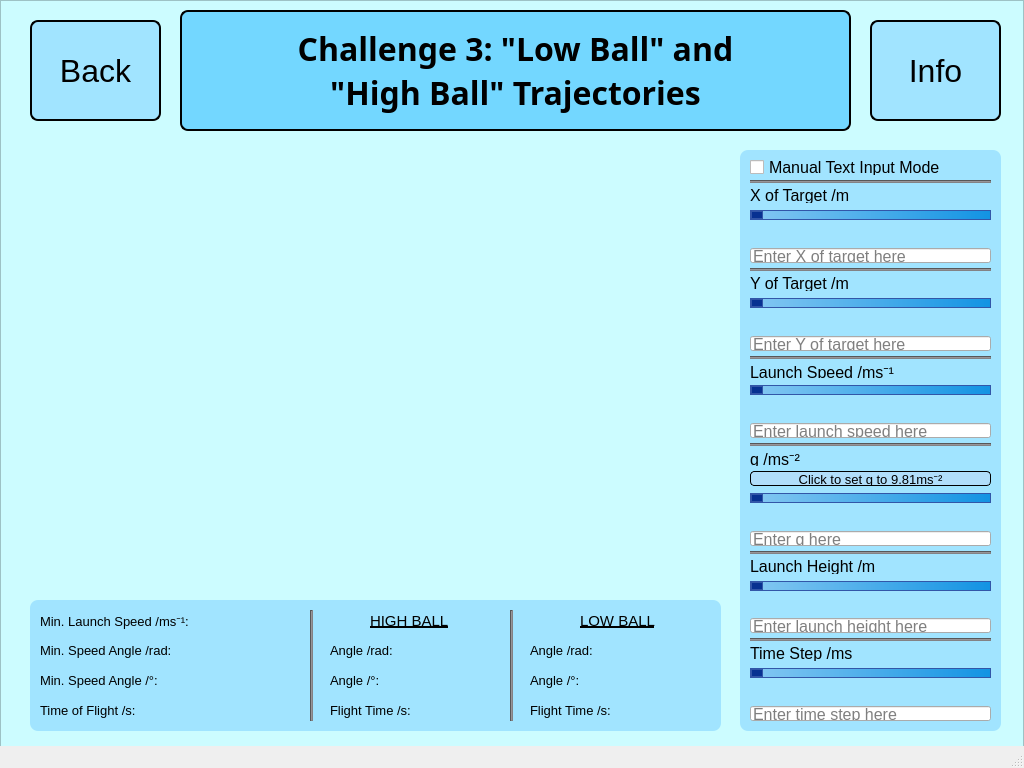
<?xml version="1.0" encoding="UTF-8"?>
<ui version="4.0">
 <class>MainWindow</class>
 <widget class="QMainWindow" name="MainWindow">
  <property name="geometry">
   <rect>
    <x>0</x>
    <y>0</y>
    <width>1024</width>
    <height>768</height>
   </rect>
  </property>
  <property name="windowTitle">
   <string>MainWindow</string>
  </property>
  <widget class="QWidget" name="centralwidget">
   <widget class="QFrame" name="frame">
    <property name="geometry">
     <rect>
      <x>0</x>
      <y>0</y>
      <width>1024</width>
      <height>768</height>
     </rect>
    </property>
    <property name="styleSheet">
     <string notr="true">QFrame {
	background-color: #ccfcff
}</string>
    </property>
    <property name="frameShape">
     <enum>QFrame::StyledPanel</enum>
    </property>
    <property name="frameShadow">
     <enum>QFrame::Raised</enum>
    </property>
    <widget class="QPushButton" name="backButton">
     <property name="geometry">
      <rect>
       <x>30</x>
       <y>20</y>
       <width>131</width>
       <height>101</height>
      </rect>
     </property>
     <property name="font">
      <font>
       <family>Meiryo UI</family>
       <pointsize>24</pointsize>
      </font>
     </property>
     <property name="styleSheet">
      <string notr="true">QPushButton {
	border: 2px solid;
	border-radius: 8px;
	background-color: #a1e4ff;
}</string>
     </property>
     <property name="text">
      <string>Back</string>
     </property>
     <property name="checkable">
      <bool>true</bool>
     </property>
    </widget>
    <widget class="QWidget" name="verticalLayoutWidget">
     <property name="geometry">
      <rect>
       <x>750</x>
       <y>160</y>
       <width>241</width>
       <height>561</height>
      </rect>
     </property>
     <layout class="QVBoxLayout" name="inputLayout" stretch="0,0,0,0,0,0,0,0,0,0,0,0,0,0,0,0,0,1,0,1,0,0,0,1,1,0,0,0,1,1,0,0">
      <property name="spacing">
       <number>5</number>
      </property>
      <item>
       <widget class="QCheckBox" name="textModeCheckBox">
        <property name="font">
         <font>
          <family>Meiryo UI</family>
          <pointsize>12</pointsize>
         </font>
        </property>
        <property name="text">
         <string>Manual Text Input Mode</string>
        </property>
       </widget>
      </item>
      <item>
       <widget class="Line" name="Line1">
        <property name="styleSheet">
         <string notr="true">QFrame {
	background-color: #838285;
	min-height:1px;
	max-height:1px;
}</string>
        </property>
        <property name="orientation">
         <enum>Qt::Horizontal</enum>
        </property>
       </widget>
      </item>
      <item>
       <widget class="QLabel" name="XLabel">
        <property name="font">
         <font>
          <family>Meiryo UI</family>
          <pointsize>12</pointsize>
          <weight>50</weight>
          <bold>false</bold>
          <underline>false</underline>
         </font>
        </property>
        <property name="styleSheet">
         <string notr="true">QLabel {background-color: #a1e4ff;}</string>
        </property>
        <property name="text">
         <string>X of Target /m</string>
        </property>
       </widget>
      </item>
      <item>
       <widget class="QSlider" name="XSlider">
        <property name="styleSheet">
         <string notr="true">QSlider::groove:horizontal {border: 1px solid #3256a8;
height: 8px;
background: qlineargradient(x1: 0, y1: 0, x2: 1, y2: 0, stop: 0 #85c8f2, stop: 1 #1293e3);}

QSlider::handle:horizontal {border: 1px solid #3256a8;
background: #073191;
width: 10px;
height: 10px;
border-radius: 5px;}</string>
        </property>
        <property name="orientation">
         <enum>Qt::Horizontal</enum>
        </property>
       </widget>
      </item>
      <item>
       <widget class="QLabel" name="XSliderLabel">
        <property name="font">
         <font>
          <family>Meiryo UI</family>
          <pointsize>10</pointsize>
         </font>
        </property>
        <property name="styleSheet">
         <string notr="true">QLabel {background-color: #a1e4ff;}</string>
        </property>
        <property name="text">
         <string/>
        </property>
       </widget>
      </item>
      <item>
       <widget class="QLineEdit" name="XLineEdit">
        <property name="font">
         <font>
          <pointsize>12</pointsize>
         </font>
        </property>
        <property name="placeholderText">
         <string>Enter X of target here</string>
        </property>
       </widget>
      </item>
      <item>
       <widget class="Line" name="Line3">
        <property name="styleSheet">
         <string notr="true">QFrame {
	background-color: #838285;
	min-height:1px;
	max-height:1px;
}</string>
        </property>
        <property name="orientation">
         <enum>Qt::Horizontal</enum>
        </property>
       </widget>
      </item>
      <item>
       <widget class="QLabel" name="YLabel">
        <property name="font">
         <font>
          <family>Meiryo UI</family>
          <pointsize>12</pointsize>
          <weight>50</weight>
          <bold>false</bold>
          <underline>false</underline>
         </font>
        </property>
        <property name="styleSheet">
         <string notr="true">QLabel {background-color: #a1e4ff;}</string>
        </property>
        <property name="text">
         <string>Y of Target /m</string>
        </property>
       </widget>
      </item>
      <item>
       <widget class="QSlider" name="YSlider">
        <property name="styleSheet">
         <string notr="true">QSlider::groove:horizontal {border: 1px solid #3256a8;
height: 8px;
background: qlineargradient(x1: 0, y1: 0, x2: 1, y2: 0, stop: 0 #85c8f2, stop: 1 #1293e3);}

QSlider::handle:horizontal {border: 1px solid #3256a8;
background: #073191;
width: 10px;
height: 10px;
border-radius: 5px;}</string>
        </property>
        <property name="orientation">
         <enum>Qt::Horizontal</enum>
        </property>
       </widget>
      </item>
      <item>
       <widget class="QLabel" name="YSliderLabel">
        <property name="font">
         <font>
          <family>Meiryo UI</family>
          <pointsize>10</pointsize>
         </font>
        </property>
        <property name="styleSheet">
         <string notr="true">QLabel {background-color: #a1e4ff;}</string>
        </property>
        <property name="text">
         <string/>
        </property>
       </widget>
      </item>
      <item>
       <widget class="QLineEdit" name="YLineEdit">
        <property name="font">
         <font>
          <pointsize>12</pointsize>
         </font>
        </property>
        <property name="placeholderText">
         <string>Enter Y of target here</string>
        </property>
       </widget>
      </item>
      <item>
       <widget class="Line" name="Line3_2">
        <property name="styleSheet">
         <string notr="true">QFrame {
	background-color: #838285;
	min-height:1px;
	max-height:1px;
}</string>
        </property>
        <property name="orientation">
         <enum>Qt::Horizontal</enum>
        </property>
       </widget>
      </item>
      <item>
       <widget class="QLabel" name="launchSpeedLabel">
        <property name="font">
         <font>
          <family>Meiryo UI</family>
          <pointsize>12</pointsize>
          <weight>50</weight>
          <bold>false</bold>
          <underline>false</underline>
         </font>
        </property>
        <property name="styleSheet">
         <string notr="true">QLabel {background-color: #a1e4ff;}</string>
        </property>
        <property name="text">
         <string>Launch Speed /ms⁻¹</string>
        </property>
       </widget>
      </item>
      <item>
       <widget class="QSlider" name="launchSpeedSlider">
        <property name="styleSheet">
         <string notr="true">QSlider::groove:horizontal {border: 1px solid #3256a8;
height: 8px;
background: qlineargradient(x1: 0, y1: 0, x2: 1, y2: 0, stop: 0 #85c8f2, stop: 1 #1293e3);}

QSlider::handle:horizontal {border: 1px solid #3256a8;
background: #073191;
width: 10px;
height: 10px;
border-radius: 5px;}</string>
        </property>
        <property name="orientation">
         <enum>Qt::Horizontal</enum>
        </property>
       </widget>
      </item>
      <item>
       <widget class="QLabel" name="launchSpeedSliderLabel">
        <property name="font">
         <font>
          <family>Meiryo UI</family>
          <pointsize>10</pointsize>
         </font>
        </property>
        <property name="styleSheet">
         <string notr="true">QLabel {background-color: #a1e4ff;}</string>
        </property>
        <property name="text">
         <string/>
        </property>
       </widget>
      </item>
      <item>
       <widget class="QLineEdit" name="launchSpeedLineEdit">
        <property name="font">
         <font>
          <pointsize>12</pointsize>
         </font>
        </property>
        <property name="inputMask">
         <string/>
        </property>
        <property name="placeholderText">
         <string>Enter launch speed here</string>
        </property>
       </widget>
      </item>
      <item>
       <widget class="Line" name="Line2">
        <property name="styleSheet">
         <string notr="true">QFrame {
	background-color: #838285;
	min-height:1px;
	max-height:1px;
}</string>
        </property>
        <property name="orientation">
         <enum>Qt::Horizontal</enum>
        </property>
       </widget>
      </item>
      <item>
       <widget class="QLabel" name="label_4">
        <property name="font">
         <font>
          <family>Meiryo UI</family>
          <pointsize>12</pointsize>
          <weight>50</weight>
          <bold>false</bold>
          <underline>false</underline>
         </font>
        </property>
        <property name="styleSheet">
         <string notr="true">QLabel {background-color: #a1e4ff;}</string>
        </property>
        <property name="text">
         <string>g /ms⁻²</string>
        </property>
       </widget>
      </item>
      <item>
       <widget class="QPushButton" name="setgButton">
        <property name="font">
         <font>
          <family>Meiryo UI</family>
          <pointsize>10</pointsize>
         </font>
        </property>
        <property name="styleSheet">
         <string notr="true">QPushButton {
	border: 1px solid;
	border-radius: 4px;
	background-color:#b1defa;
}</string>
        </property>
        <property name="text">
         <string>Click to set g to 9.81ms⁻²</string>
        </property>
       </widget>
      </item>
      <item>
       <widget class="QSlider" name="gSlider">
        <property name="styleSheet">
         <string notr="true">QSlider::groove:horizontal {border: 1px solid #3256a8;
height: 8px;
background: qlineargradient(x1: 0, y1: 0, x2: 1, y2: 0, stop: 0 #85c8f2, stop: 1 #1293e3);}

QSlider::handle:horizontal {border: 1px solid #3256a8;
background: #073191;
width: 10px;
height: 10px;
border-radius: 5px;}</string>
        </property>
        <property name="orientation">
         <enum>Qt::Horizontal</enum>
        </property>
       </widget>
      </item>
      <item>
       <widget class="QLabel" name="gSliderLabel">
        <property name="font">
         <font>
          <family>Meiryo UI</family>
          <pointsize>10</pointsize>
         </font>
        </property>
        <property name="styleSheet">
         <string notr="true">QLabel {background-color: #a1e4ff;}</string>
        </property>
        <property name="text">
         <string/>
        </property>
       </widget>
      </item>
      <item>
       <widget class="QLineEdit" name="gLineEdit">
        <property name="font">
         <font>
          <pointsize>12</pointsize>
         </font>
        </property>
        <property name="placeholderText">
         <string>Enter g here</string>
        </property>
       </widget>
      </item>
      <item>
       <widget class="Line" name="Line4">
        <property name="styleSheet">
         <string notr="true">QFrame {
	background-color: #838285;
	min-height:1px;
	max-height:1px;
}</string>
        </property>
        <property name="orientation">
         <enum>Qt::Horizontal</enum>
        </property>
       </widget>
      </item>
      <item>
       <widget class="QLabel" name="label_5">
        <property name="font">
         <font>
          <family>Meiryo UI</family>
          <pointsize>12</pointsize>
          <weight>50</weight>
          <bold>false</bold>
          <underline>false</underline>
         </font>
        </property>
        <property name="styleSheet">
         <string notr="true">QLabel {background-color: #a1e4ff;}</string>
        </property>
        <property name="text">
         <string>Launch Height /m</string>
        </property>
       </widget>
      </item>
      <item>
       <widget class="QSlider" name="launchHeightSlider">
        <property name="styleSheet">
         <string notr="true">QSlider::groove:horizontal {border: 1px solid #3256a8;
height: 8px;
background: qlineargradient(x1: 0, y1: 0, x2: 1, y2: 0, stop: 0 #85c8f2, stop: 1 #1293e3);}

QSlider::handle:horizontal {border: 1px solid #3256a8;
background: #073191;
width: 10px;
height: 10px;
border-radius: 5px;}</string>
        </property>
        <property name="orientation">
         <enum>Qt::Horizontal</enum>
        </property>
       </widget>
      </item>
      <item>
       <widget class="QLabel" name="launchHeightSliderLabel">
        <property name="font">
         <font>
          <family>Meiryo UI</family>
          <pointsize>10</pointsize>
         </font>
        </property>
        <property name="styleSheet">
         <string notr="true">QLabel {background-color: #a1e4ff;}</string>
        </property>
        <property name="text">
         <string/>
        </property>
       </widget>
      </item>
      <item>
       <widget class="QLineEdit" name="launchHeightLineEdit">
        <property name="font">
         <font>
          <pointsize>12</pointsize>
         </font>
        </property>
        <property name="placeholderText">
         <string>Enter launch height here</string>
        </property>
       </widget>
      </item>
      <item>
       <widget class="Line" name="Line5">
        <property name="styleSheet">
         <string notr="true">QFrame {
	background-color: #838285;
	min-height:1px;
	max-height:1px;
}</string>
        </property>
        <property name="orientation">
         <enum>Qt::Horizontal</enum>
        </property>
       </widget>
      </item>
      <item>
       <widget class="QLabel" name="label_6">
        <property name="font">
         <font>
          <family>Meiryo UI</family>
          <pointsize>12</pointsize>
          <weight>50</weight>
          <bold>false</bold>
          <underline>false</underline>
         </font>
        </property>
        <property name="styleSheet">
         <string notr="true">QLabel {background-color: #a1e4ff;}</string>
        </property>
        <property name="text">
         <string>Time Step /ms</string>
        </property>
       </widget>
      </item>
      <item>
       <widget class="QSlider" name="timeStepSlider">
        <property name="styleSheet">
         <string notr="true">QSlider::groove:horizontal {border: 1px solid #3256a8;
height: 8px;
background: qlineargradient(x1: 0, y1: 0, x2: 1, y2: 0, stop: 0 #85c8f2, stop: 1 #1293e3);}

QSlider::handle:horizontal {border: 1px solid #3256a8;
background: #073191;
width: 10px;
height: 10px;
border-radius: 5px;}</string>
        </property>
        <property name="orientation">
         <enum>Qt::Horizontal</enum>
        </property>
       </widget>
      </item>
      <item>
       <widget class="QLabel" name="timeStepSliderLabel">
        <property name="font">
         <font>
          <family>Meiryo UI</family>
          <pointsize>10</pointsize>
         </font>
        </property>
        <property name="styleSheet">
         <string notr="true">QLabel {background-color: #a1e4ff;}</string>
        </property>
        <property name="text">
         <string/>
        </property>
       </widget>
      </item>
      <item>
       <widget class="QLineEdit" name="timeStepLineEdit">
        <property name="font">
         <font>
          <pointsize>12</pointsize>
         </font>
        </property>
        <property name="placeholderText">
         <string>Enter time step here</string>
        </property>
       </widget>
      </item>
     </layout>
    </widget>
    <widget class="QWidget" name="verticalLayoutWidget_3">
     <property name="geometry">
      <rect>
       <x>30</x>
       <y>150</y>
       <width>691</width>
       <height>441</height>
      </rect>
     </property>
     <layout class="QVBoxLayout" name="graphLayout"/>
    </widget>
    <widget class="QPushButton" name="infoButton">
     <property name="geometry">
      <rect>
       <x>870</x>
       <y>20</y>
       <width>131</width>
       <height>101</height>
      </rect>
     </property>
     <property name="font">
      <font>
       <family>Meiryo UI</family>
       <pointsize>24</pointsize>
      </font>
     </property>
     <property name="styleSheet">
      <string notr="true">QPushButton {
	border: 2px solid;
	border-radius: 8px;
	background-color: #a1e4ff;
}</string>
     </property>
     <property name="text">
      <string>Info</string>
     </property>
     <property name="checkable">
      <bool>true</bool>
     </property>
    </widget>
    <widget class="QListWidget" name="listWidget">
     <property name="geometry">
      <rect>
       <x>740</x>
       <y>150</y>
       <width>261</width>
       <height>581</height>
      </rect>
     </property>
     <property name="styleSheet">
      <string notr="true">QWidget {
	border-radius: 8px;
	background-color: #a1e4ff;
}</string>
     </property>
    </widget>
    <widget class="QWidget" name="verticalLayoutWidget_2">
     <property name="geometry">
      <rect>
       <x>180</x>
       <y>10</y>
       <width>671</width>
       <height>121</height>
      </rect>
     </property>
     <layout class="QVBoxLayout" name="verticalLayout_2">
      <item>
       <widget class="QLabel" name="challengeTitleLabel">
        <property name="font">
         <font>
          <family>Lucida Handwriting</family>
          <pointsize>24</pointsize>
          <weight>75</weight>
          <italic>false</italic>
          <bold>true</bold>
          <kerning>true</kerning>
         </font>
        </property>
        <property name="autoFillBackground">
         <bool>false</bool>
        </property>
        <property name="styleSheet">
         <string notr="true">QLabel {
	border: 2px solid;
	border-radius: 8px;
	background-color: #73d7ff;
}</string>
        </property>
        <property name="text">
         <string>Challenge 3: &quot;Low Ball&quot; and
&quot;High Ball&quot; Trajectories</string>
        </property>
        <property name="scaledContents">
         <bool>true</bool>
        </property>
        <property name="alignment">
         <set>Qt::AlignCenter</set>
        </property>
        <property name="wordWrap">
         <bool>true</bool>
        </property>
       </widget>
      </item>
     </layout>
    </widget>
    <widget class="QListWidget" name="analyticsListWidget">
     <property name="geometry">
      <rect>
       <x>30</x>
       <y>600</y>
       <width>691</width>
       <height>131</height>
      </rect>
     </property>
     <property name="styleSheet">
      <string notr="true">QWidget {
	border-radius: 8px;
	background-color: #a1e4ff;
}</string>
     </property>
    </widget>
    <widget class="QLabel" name="minLaunchSpeedLabel">
     <property name="geometry">
      <rect>
       <x>40</x>
       <y>610</y>
       <width>301</width>
       <height>21</height>
      </rect>
     </property>
     <property name="font">
      <font>
       <family>Meiryo UI</family>
       <pointsize>10</pointsize>
       <weight>50</weight>
       <bold>false</bold>
       <underline>false</underline>
      </font>
     </property>
     <property name="styleSheet">
      <string notr="true">QLabel {background-color: #a1e4ff;}</string>
     </property>
     <property name="text">
      <string>Min. Launch Speed /ms⁻¹:</string>
     </property>
    </widget>
    <widget class="QLabel" name="minSpeedAngleLabelRad">
     <property name="geometry">
      <rect>
       <x>40</x>
       <y>640</y>
       <width>301</width>
       <height>21</height>
      </rect>
     </property>
     <property name="font">
      <font>
       <family>Meiryo UI</family>
       <pointsize>10</pointsize>
       <weight>50</weight>
       <bold>false</bold>
       <underline>false</underline>
      </font>
     </property>
     <property name="styleSheet">
      <string notr="true">QLabel {background-color: #a1e4ff;}</string>
     </property>
     <property name="text">
      <string>Min. Speed Angle /rad:</string>
     </property>
    </widget>
    <widget class="QLabel" name="projFlightTime">
     <property name="geometry">
      <rect>
       <x>40</x>
       <y>700</y>
       <width>301</width>
       <height>21</height>
      </rect>
     </property>
     <property name="font">
      <font>
       <family>Meiryo UI</family>
       <pointsize>10</pointsize>
       <weight>50</weight>
       <bold>false</bold>
       <underline>false</underline>
      </font>
     </property>
     <property name="styleSheet">
      <string notr="true">QLabel {background-color: #a1e4ff;}</string>
     </property>
     <property name="text">
      <string>Time of Flight /s:</string>
     </property>
    </widget>
    <widget class="QLabel" name="highAngleRad">
     <property name="geometry">
      <rect>
       <x>330</x>
       <y>640</y>
       <width>171</width>
       <height>21</height>
      </rect>
     </property>
     <property name="font">
      <font>
       <family>Meiryo UI</family>
       <pointsize>10</pointsize>
       <weight>50</weight>
       <bold>false</bold>
       <underline>false</underline>
      </font>
     </property>
     <property name="styleSheet">
      <string notr="true">QLabel {background-color: #a1e4ff;}</string>
     </property>
     <property name="text">
      <string>Angle /rad:</string>
     </property>
    </widget>
    <widget class="QLabel" name="minSpeedAngleLabelDeg">
     <property name="geometry">
      <rect>
       <x>40</x>
       <y>670</y>
       <width>301</width>
       <height>21</height>
      </rect>
     </property>
     <property name="font">
      <font>
       <family>Meiryo UI</family>
       <pointsize>10</pointsize>
       <weight>50</weight>
       <bold>false</bold>
       <underline>false</underline>
      </font>
     </property>
     <property name="styleSheet">
      <string notr="true">QLabel {background-color: #a1e4ff;}</string>
     </property>
     <property name="text">
      <string>Min. Speed Angle /°:</string>
     </property>
    </widget>
    <widget class="QLabel" name="highAngleDeg">
     <property name="geometry">
      <rect>
       <x>330</x>
       <y>670</y>
       <width>171</width>
       <height>21</height>
      </rect>
     </property>
     <property name="font">
      <font>
       <family>Meiryo UI</family>
       <pointsize>10</pointsize>
       <weight>50</weight>
       <bold>false</bold>
       <underline>false</underline>
      </font>
     </property>
     <property name="styleSheet">
      <string notr="true">QLabel {background-color: #a1e4ff;}</string>
     </property>
     <property name="text">
      <string>Angle /°:</string>
     </property>
    </widget>
    <widget class="QLabel" name="highFlightTime">
     <property name="geometry">
      <rect>
       <x>330</x>
       <y>700</y>
       <width>181</width>
       <height>21</height>
      </rect>
     </property>
     <property name="font">
      <font>
       <family>Meiryo UI</family>
       <pointsize>10</pointsize>
       <weight>50</weight>
       <bold>false</bold>
       <underline>false</underline>
      </font>
     </property>
     <property name="styleSheet">
      <string notr="true">QLabel {background-color: #a1e4ff;}</string>
     </property>
     <property name="text">
      <string>Flight Time /s:</string>
     </property>
    </widget>
    <widget class="QLabel" name="lowFlightTime">
     <property name="geometry">
      <rect>
       <x>530</x>
       <y>700</y>
       <width>181</width>
       <height>21</height>
      </rect>
     </property>
     <property name="font">
      <font>
       <family>Meiryo UI</family>
       <pointsize>10</pointsize>
       <weight>50</weight>
       <bold>false</bold>
       <underline>false</underline>
      </font>
     </property>
     <property name="styleSheet">
      <string notr="true">QLabel {background-color: #a1e4ff;}</string>
     </property>
     <property name="text">
      <string>Flight Time /s:</string>
     </property>
    </widget>
    <widget class="QLabel" name="lowAngleDeg">
     <property name="geometry">
      <rect>
       <x>530</x>
       <y>670</y>
       <width>181</width>
       <height>21</height>
      </rect>
     </property>
     <property name="font">
      <font>
       <family>Meiryo UI</family>
       <pointsize>10</pointsize>
       <weight>50</weight>
       <bold>false</bold>
       <underline>false</underline>
      </font>
     </property>
     <property name="styleSheet">
      <string notr="true">QLabel {background-color: #a1e4ff;}</string>
     </property>
     <property name="text">
      <string>Angle /°:</string>
     </property>
    </widget>
    <widget class="QLabel" name="lowAngleRad">
     <property name="geometry">
      <rect>
       <x>530</x>
       <y>640</y>
       <width>181</width>
       <height>21</height>
      </rect>
     </property>
     <property name="font">
      <font>
       <family>Meiryo UI</family>
       <pointsize>10</pointsize>
       <weight>50</weight>
       <bold>false</bold>
       <underline>false</underline>
      </font>
     </property>
     <property name="styleSheet">
      <string notr="true">QLabel {background-color: #a1e4ff;}</string>
     </property>
     <property name="text">
      <string>Angle /rad:</string>
     </property>
    </widget>
    <widget class="QLabel" name="highBallLabel">
     <property name="geometry">
      <rect>
       <x>370</x>
       <y>610</y>
       <width>241</width>
       <height>21</height>
      </rect>
     </property>
     <property name="font">
      <font>
       <family>Meiryo UI</family>
       <pointsize>11</pointsize>
       <weight>50</weight>
       <bold>false</bold>
       <underline>true</underline>
      </font>
     </property>
     <property name="styleSheet">
      <string notr="true">QLabel {background-color: #a1e4ff;}</string>
     </property>
     <property name="text">
      <string>HIGH BALL</string>
     </property>
    </widget>
    <widget class="QLabel" name="lowBallLabel">
     <property name="geometry">
      <rect>
       <x>580</x>
       <y>610</y>
       <width>101</width>
       <height>21</height>
      </rect>
     </property>
     <property name="font">
      <font>
       <family>Meiryo UI</family>
       <pointsize>11</pointsize>
       <weight>50</weight>
       <bold>false</bold>
       <underline>true</underline>
      </font>
     </property>
     <property name="styleSheet">
      <string notr="true">QLabel {background-color: #a1e4ff;}</string>
     </property>
     <property name="text">
      <string>LOW BALL</string>
     </property>
    </widget>
    <widget class="Line" name="line">
     <property name="geometry">
      <rect>
       <x>310</x>
       <y>610</y>
       <width>3</width>
       <height>111</height>
      </rect>
     </property>
     <property name="styleSheet">
      <string notr="true">QFrame {background-color:  #838285; max-width: 1px; min-width:1px;}</string>
     </property>
     <property name="orientation">
      <enum>Qt::Vertical</enum>
     </property>
    </widget>
    <widget class="Line" name="line_2">
     <property name="geometry">
      <rect>
       <x>510</x>
       <y>610</y>
       <width>3</width>
       <height>111</height>
      </rect>
     </property>
     <property name="styleSheet">
      <string notr="true">QFrame {background-color:  #838285; max-width: 1px; min-width:1px;}</string>
     </property>
     <property name="orientation">
      <enum>Qt::Vertical</enum>
     </property>
    </widget>
    <zorder>listWidget</zorder>
    <zorder>backButton</zorder>
    <zorder>verticalLayoutWidget</zorder>
    <zorder>verticalLayoutWidget_3</zorder>
    <zorder>infoButton</zorder>
    <zorder>verticalLayoutWidget_2</zorder>
    <zorder>analyticsListWidget</zorder>
    <zorder>minLaunchSpeedLabel</zorder>
    <zorder>minSpeedAngleLabelRad</zorder>
    <zorder>projFlightTime</zorder>
    <zorder>highAngleRad</zorder>
    <zorder>minSpeedAngleLabelDeg</zorder>
    <zorder>highAngleDeg</zorder>
    <zorder>highFlightTime</zorder>
    <zorder>lowFlightTime</zorder>
    <zorder>lowAngleDeg</zorder>
    <zorder>lowAngleRad</zorder>
    <zorder>highBallLabel</zorder>
    <zorder>lowBallLabel</zorder>
    <zorder>line</zorder>
    <zorder>line_2</zorder>
   </widget>
  </widget>
  <widget class="QStatusBar" name="statusbar"/>
 </widget>
 <resources/>
 <connections/>
</ui>
